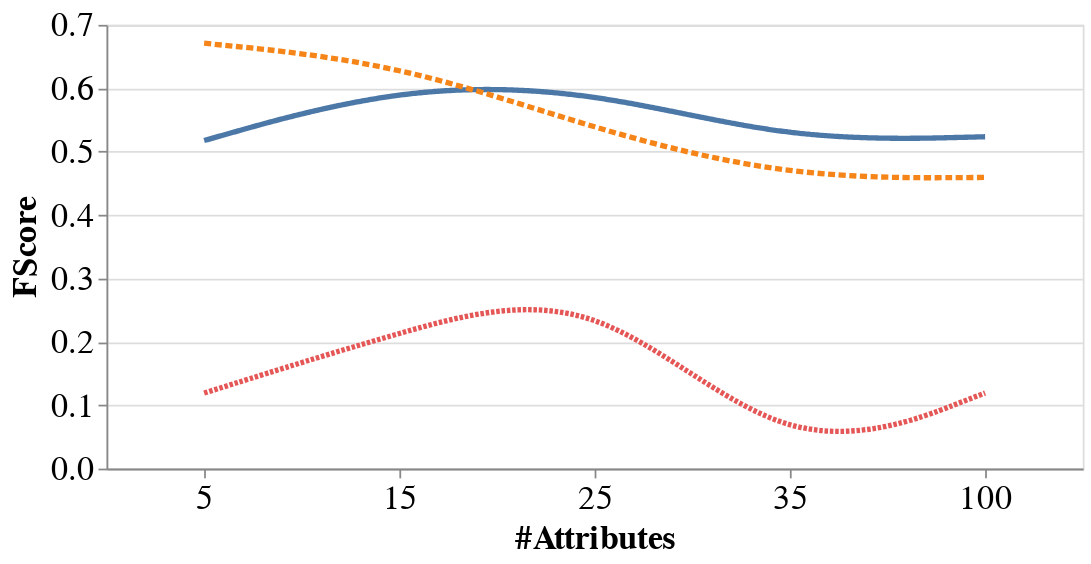

The notebook cell this image was saved under:
### Code cell
graph_f1

### Figure 1 — Vega-Lite specification as saved in the notebook (floating-point values rounded to 4 significant figures)
{"config": {"view": {"continuousWidth": 400, "continuousHeight": 300}}, "data": {"name": "data-951131a9b0b9f2f1582ca1c13040e31a"}, "mark": {"type": "line", "interpolate": "basis", "strokeWidth": 3}, "encoding": {"color": {"type": "nominal", "field": "method", "legend": null, "title": ""}, "strokeDash": {"type": "nominal", "field": "method", "title": ""}, "x": {"type": "nominal", "axis": {"labelAngle": 0, "labelFontSize": 19, "title": "#Attributes", "titleFontSize": 19}, "field": "nb_attributes"}, "y": {"type": "quantitative", "axis": {"labelFontSize": 19, "title": "FScore", "titleFontSize": 19}, "field": "harmo", "scale": {"zero": false}}}, "height": 250, "width": 550, "$schema": "https://vega.github.io/schema/vega-lite/v4.8.1.json", "datasets": {"data-951131a9b0b9f2f1582ca1c13040e31a": [{"method": "  SMORL", "nb_attributes": 5, "sess": 0, "time": 0.0256, "attr_precision": 0.0, "precision": 0.5333, "recall": 0.1786, "diversity": 0.5026, "alpha_ndcg": 1.152, "harmo": 0.5175}, {"method": "  SMORL", "nb_attributes": 15, "sess": 0, "time": 0.02544, "attr_precision": 0.0, "precision": 0.7667, "recall": 0.2556, "diversity": 0.4994, "alpha_ndcg": 2.341, "harmo": 0.6048}, {"method": "  SMORL", "nb_attributes": 25, "sess": 0, "time": 0.02637, "attr_precision": 0.0, "precision": 0.7333, "recall": 0.2444, "diversity": 0.5048, "alpha_ndcg": 1.869, "harmo": 0.598}, {"method": "  SMORL", "nb_attributes": 35, "sess": 0, "time": 0.02709, "attr_precision": 0.0, "precision": 0.5333, "recall": 0.1778, "diversity": 0.4992, "alpha_ndcg": 1.293, "harmo": 0.5157}, {"method": "  SMORL", "nb_attributes": 100, "sess": 0, "time": 0.02686, "attr_precision": 0.0, "precision": 0.5333, "recall": 0.1778, "diversity": 0.514, "alpha_ndcg": 1.497, "harmo": 0.5235}, {"method": "  SWAP", "nb_attributes": 5, "sess": 0, "time": 0.0758, "attr_precision": 0.0, "precision": 0.9333, "recall": 0.3127, "diversity": 0.5238, "alpha_ndcg": 2.662, "harmo": 0.671}, {"method": "  SWAP", "nb_attributes": 15, "sess": 0, "time": 0.2151, "attr_precision": 0.0, "precision": 0.8, "recall": 0.2667, "diversity": 0.5334, "alpha_ndcg": 2.366, "harmo": 0.64}, {"method": "  SWAP", "nb_attributes": 25, "sess": 0, "time": 0.353, "attr_precision": 0.0, "precision": 0.5333, "recall": 0.1778, "diversity": 0.5356, "alpha_ndcg": 1.243, "harmo": 0.5345}, {"method": "  SWAP", "nb_attributes": 35, "sess": 0, "time": 0.4915, "attr_precision": 0.0, "precision": 0.4, "recall": 0.1333, "diversity": 0.5335, "alpha_ndcg": 1.047, "harmo": 0.4572}, {"method": "  SWAP", "nb_attributes": 100, "sess": 0, "time": 1.391, "attr_precision": 0.0, "precision": 0.4, "recall": 0.1333, "diversity": 0.5393, "alpha_ndcg": 1.019, "harmo": 0.4593}, {"method": " MMR", "nb_attributes": 5, "sess": 0, "time": 3.331, "attr_precision": 0.0, "precision": 0.06667, "recall": 0.02222, "diversity": 0.5609, "alpha_ndcg": 0.3333, "harmo": 0.1192}, {"method": " MMR", "nb_attributes": 15, "sess": 0, "time": 10.09, "attr_precision": 0.0, "precision": 0.1333, "recall": 0.04444, "diversity": 0.5678, "alpha_ndcg": 0.6667, "harmo": 0.216}, {"method": " MMR", "nb_attributes": 25, "sess": 0, "time": 16.73, "attr_precision": 0.0, "precision": 0.2, "recall": 0.06667, "diversity": 0.5696, "alpha_ndcg": 0.6872, "harmo": 0.296}, {"method": " MMR", "nb_attributes": 35, "sess": 0, "time": 23.39, "attr_precision": 0.0, "precision": 0.0, "recall": 0.0, "diversity": 0.5657, "alpha_ndcg": 0.0, "harmo": 0.0}, {"method": " MMR", "nb_attributes": 100, "sess": 0, "time": 66.22, "attr_precision": 0.0, "precision": 0.06667, "recall": 0.02222, "diversity": 0.5696, "alpha_ndcg": 0.3333, "harmo": 0.1194}]}}
